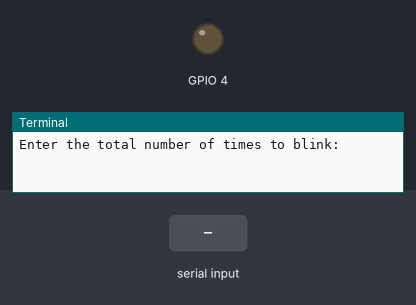
The program below on a simulated Raspberry Pi (BCM pin numbers). On the bench: output pins drawn as LEDs (lit = HIGH), the last lines printed to the terminal. The test bench sets the inputs (shaded band).

Above: at 1.2 s.
1.3 s: "5" typed at the terminal
2.8 s: "90" typed at the terminal
At 4.1 s:
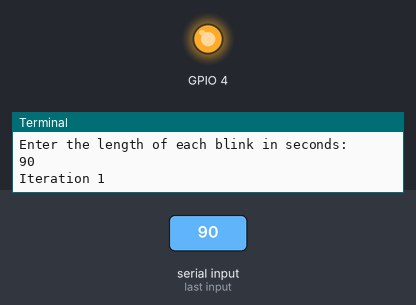
Timing chart, 0 to 5.8 s (numbered marks = the images above; inputs shaded):
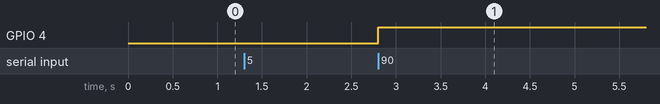

Measured:
- after the input at 2.8 s, GPIO 4: LOW → HIGH at once

The program:

FB013_interruttore_led__2_.py
```python
import RPi.GPIO as GPIO ## Import GPIO Library
import time ## Import 'time' library.  Allows us to use 'sleep'

GPIO.setmode(GPIO.BCM) ## Use BOARD pin numbering
GPIO.setup(4, GPIO.OUT) ## Setup GPIO pin 7 to OUT

## Define function named Blink()
def Blink(numTimes, speed):
    for i in range(0,numTimes): ## Run loop numTimes
		print "Iteration " + str(i+1) ##Print current loop
		GPIO.output(4, True) ## Turn on GPIO pin 7
		time.sleep(speed) ## Wait
		GPIO.output(4, False) ## Switch off GPIO pin 7
		time.sleep(speed) ## Wait
    print "Done" ## When loop is complete, print "Done"
    GPIO.cleanup()

## Prompt user for input
iterations = raw_input("Enter the total number of times to blink: ")
speed = raw_input("Enter the length of each blink in seconds: ")

## Start Blink() function. Convert user input from strings to numeric data types and pass to Blink() as parameters
Blink(int(iterations),float(speed))
        
```
